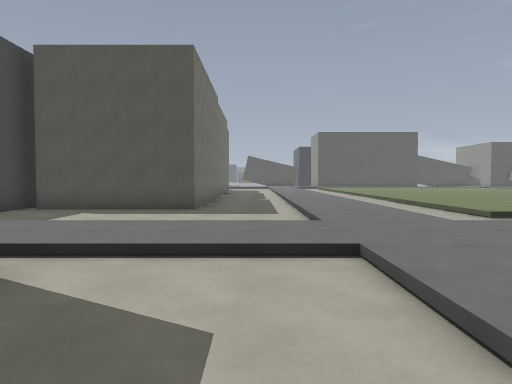
View 1 (above)

24 first-person views from a walk through a 3-D level made in the Godot game engine. The camera is 1.5 m above the floor, tilts 2° down and sees 70° across. The floor is counted in squares, 2 m on a side. Each view is taken from the middle of a square. On the plan, view 1 faces up. The plan holds only what a view shows up to about 11 squares ahead; the rest is blank. The place goes on beyond the plan.

View 2
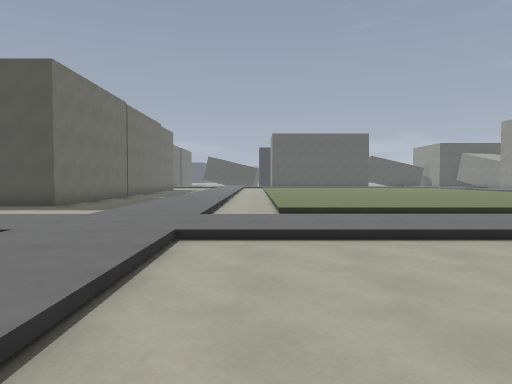

View 3
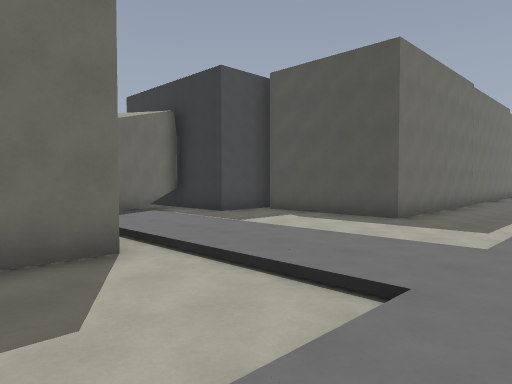

View 4
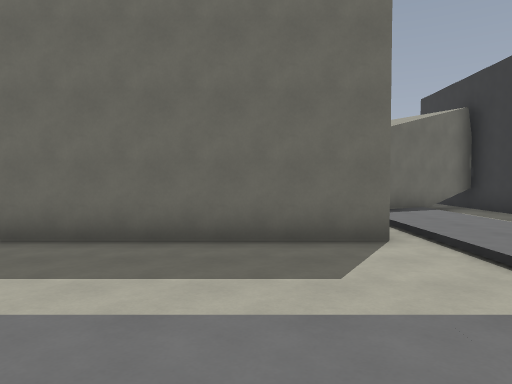

View 5
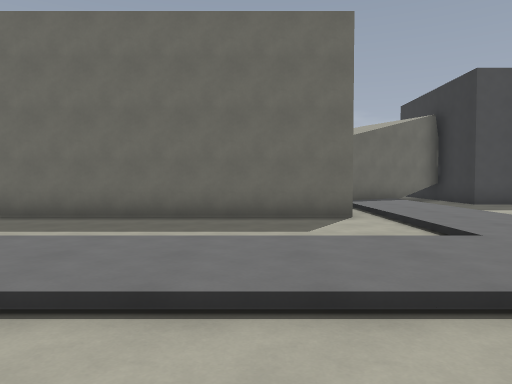

View 6
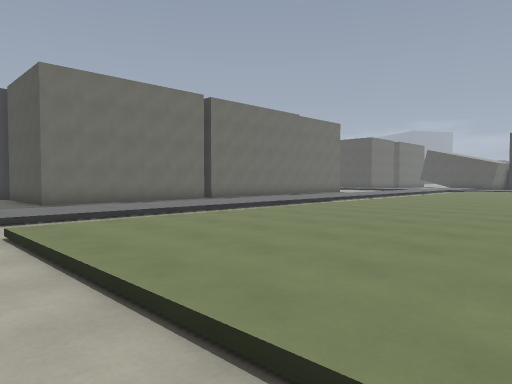

View 7
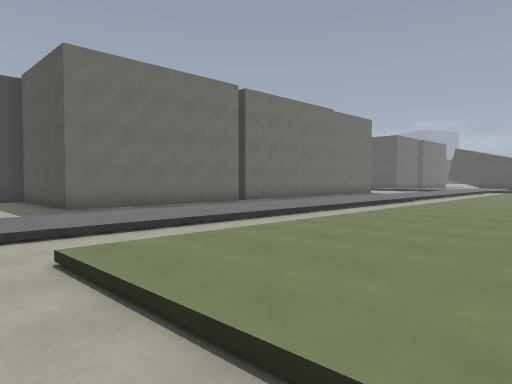

View 8
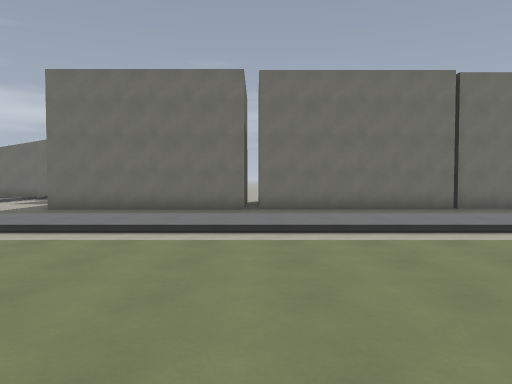

View 9
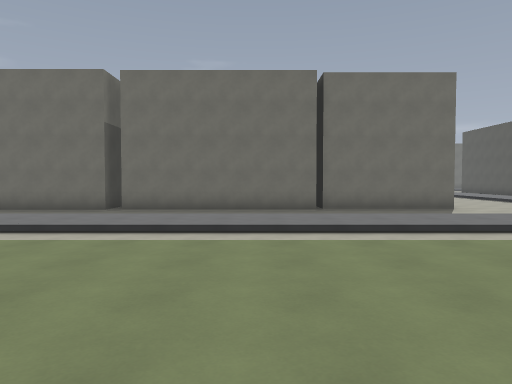

View 10
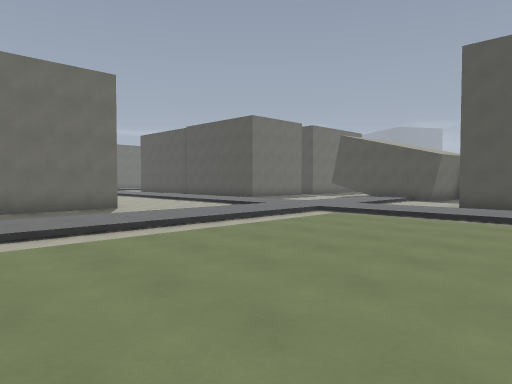

View 11
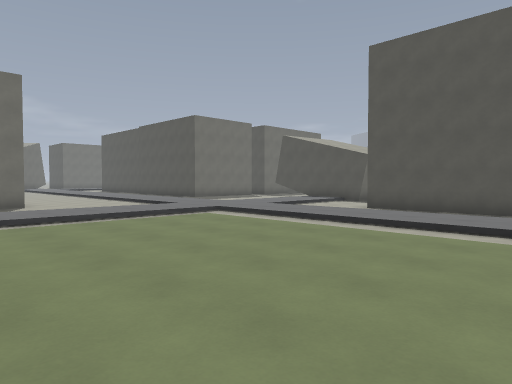

View 12
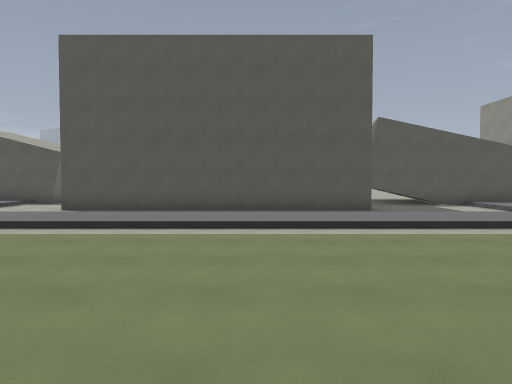

View 13
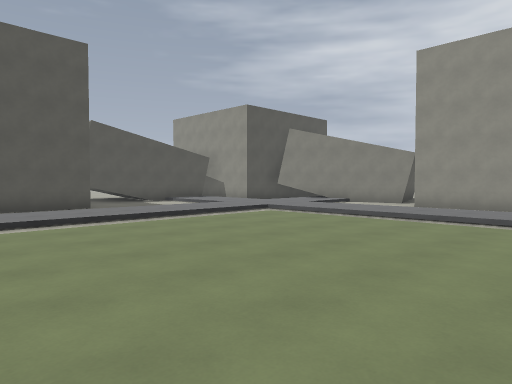

View 14
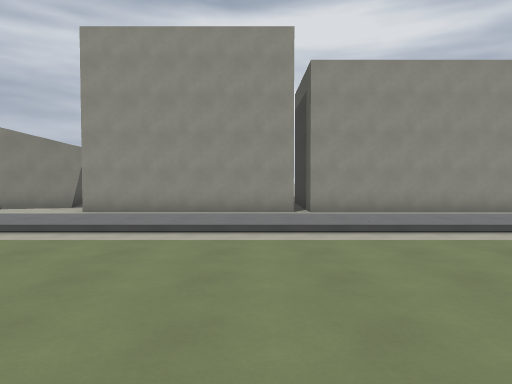

View 15
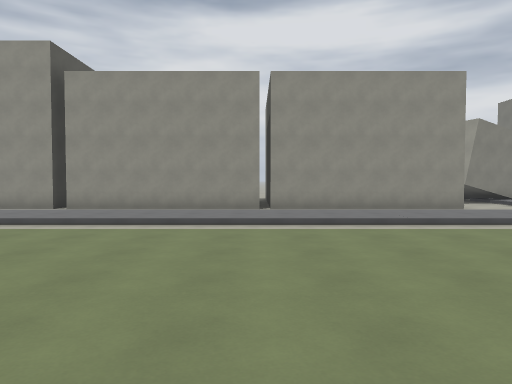

View 16
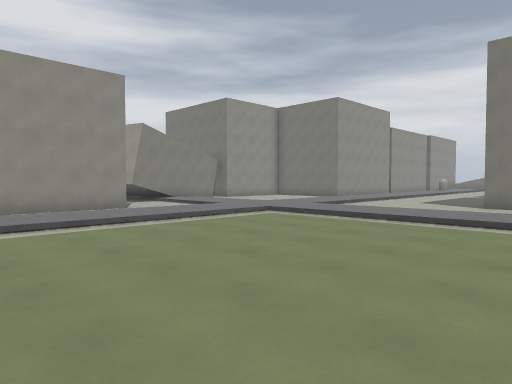

View 17
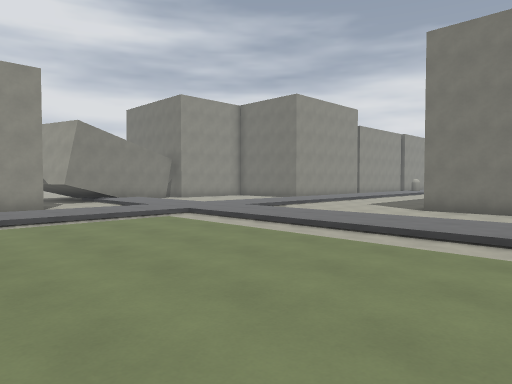

View 18
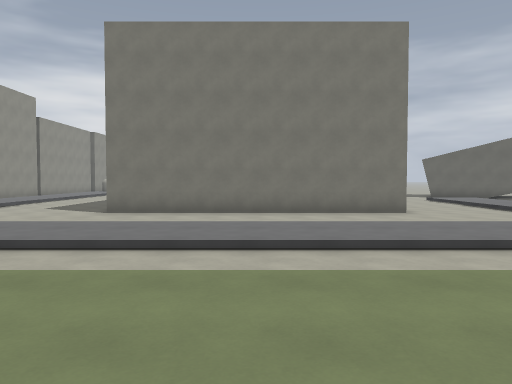

View 19
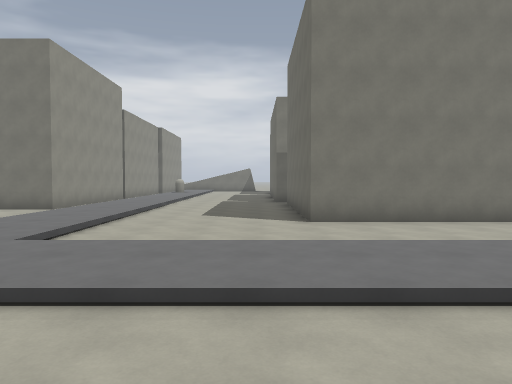

View 20
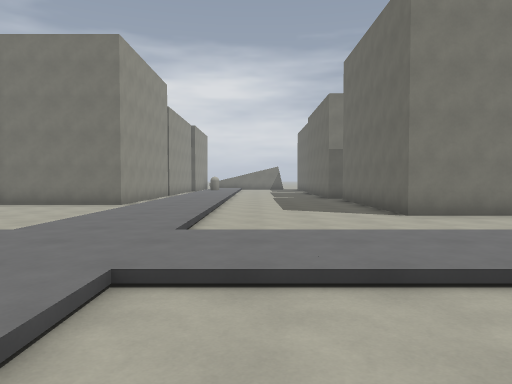

View 21
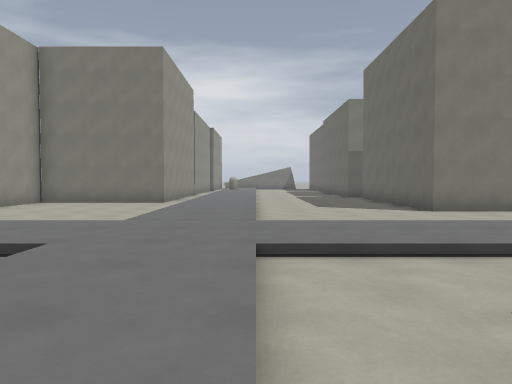

View 22
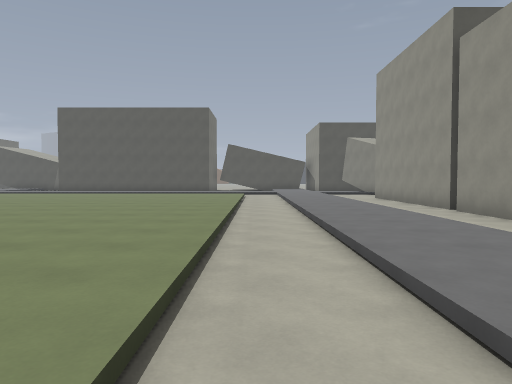

View 23
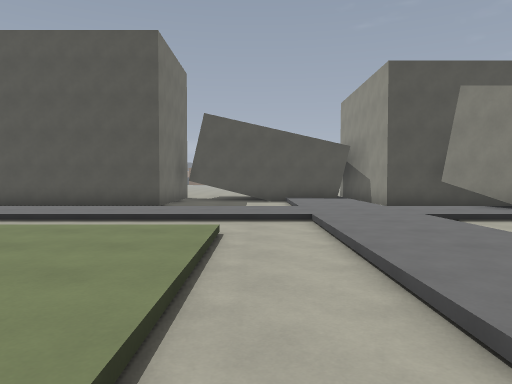

View 24
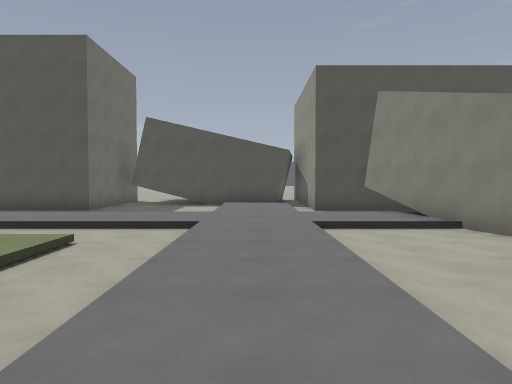

### Floor plan
Key: @ floor where view 1 was taken; # wall or solid block; . main floor; - floor 0.25 m lower than the main floor; / step, stairs or slope.
Columns run from 8 left of view 1 to 23 right of it. Each row starts with its distance up from view 1.
 33             --#########---/./#
 32             --------------/./###
 31                           /./-##
 30            ....................#
 29           .....................#
 28          /./--------------/./--#
 27          /./-////////////-/./--#
 26       -- /./-............-/./---
 25       #--/./-............-/./-#
 24       #--/./-............-/./-#
 23       #--/./-............-/./-#
 22       #--/./-............-/./-#
 21       #--/./-............-/./-#
 20       #--/./-..... ......-/./-##
 19       #--/./-..... ......-/./-#
 18       #--/./-....   .....-/./-#
 17       #--/./-....    ....-/./-#
 16       #--/./-....    ....-/./-#
 15       #--/./-.....  .....-/./-#
 14       #--/./-..... ......-/./ #
 13       #--/./-..... ......-/./ #
 12       #--/./-..... ......-/./ #
 11       #--/./-............-/./ #
 10   #   #--/./-............-/./ #
  9   #####--/./-............-/./ #
  8 ###------/./-............-/./ #
  7 #--------/./-////////////-/./
  6 ##-------/./--------------/./
  5  #............................
  4  ##...........................
  3      #---/./----   -------/./-
  2      #---/./--------------/./---
  1      #---/./--------------/./---
  0      #--@/./--#########---/./---
 -1      #---/./--        #---/./---
 -2      #---/            #---/./---
 -3      #---             #---/./###

Where each view was taken, in squares from view 1:
view 1: 0 up, 0 right, facing up
view 2: 1 down, 4 right, facing up
view 3: 1 up, 2 right, facing up-left
view 4: 1 up, 3 right, facing left
view 5: 1 up, 5 right, facing left
view 6: 6 up, 10 right, facing up-left
view 7: 6 up, 8 right, facing up-left
view 8: 15 up, 9 right, facing left
view 9: 19 up, 9 right, facing left
view 10: 20 up, 9 right, facing up-left
view 11: 22 up, 11 right, facing up-left
view 12: 22 up, 11 right, facing up
view 13: 21 up, 10 right, facing up-right
view 14: 21 up, 12 right, facing right
view 15: 14 up, 11 right, facing right
view 16: 13 up, 11 right, facing down-right
view 17: 11 up, 10 right, facing down-right
view 18: 10 up, 10 right, facing down
view 19: 8 up, 15 right, facing down
view 20: 8 up, 17 right, facing down
view 21: 9 up, 18 right, facing down
view 22: 11 up, 17 right, facing up
view 23: 22 up, 17 right, facing up
view 24: 22 up, 19 right, facing up
